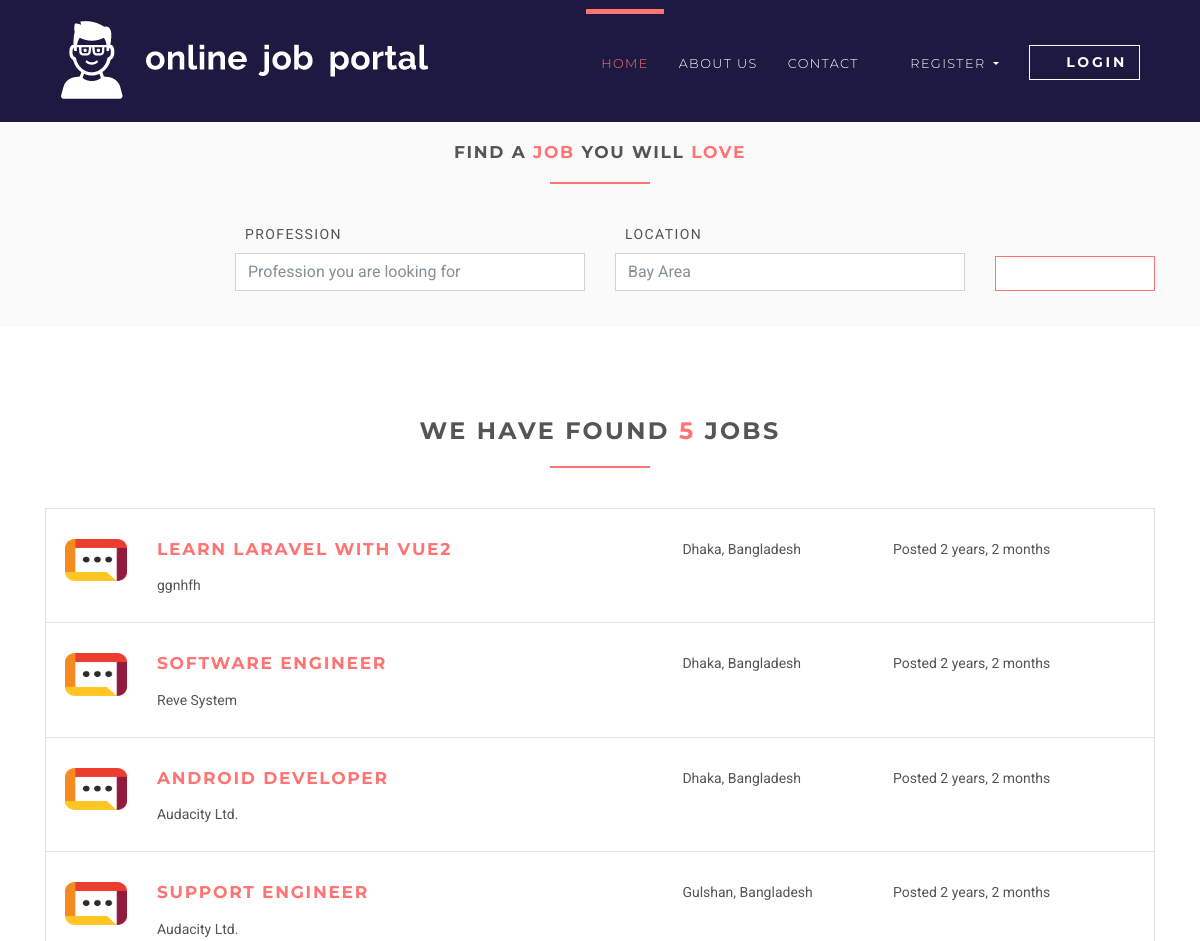
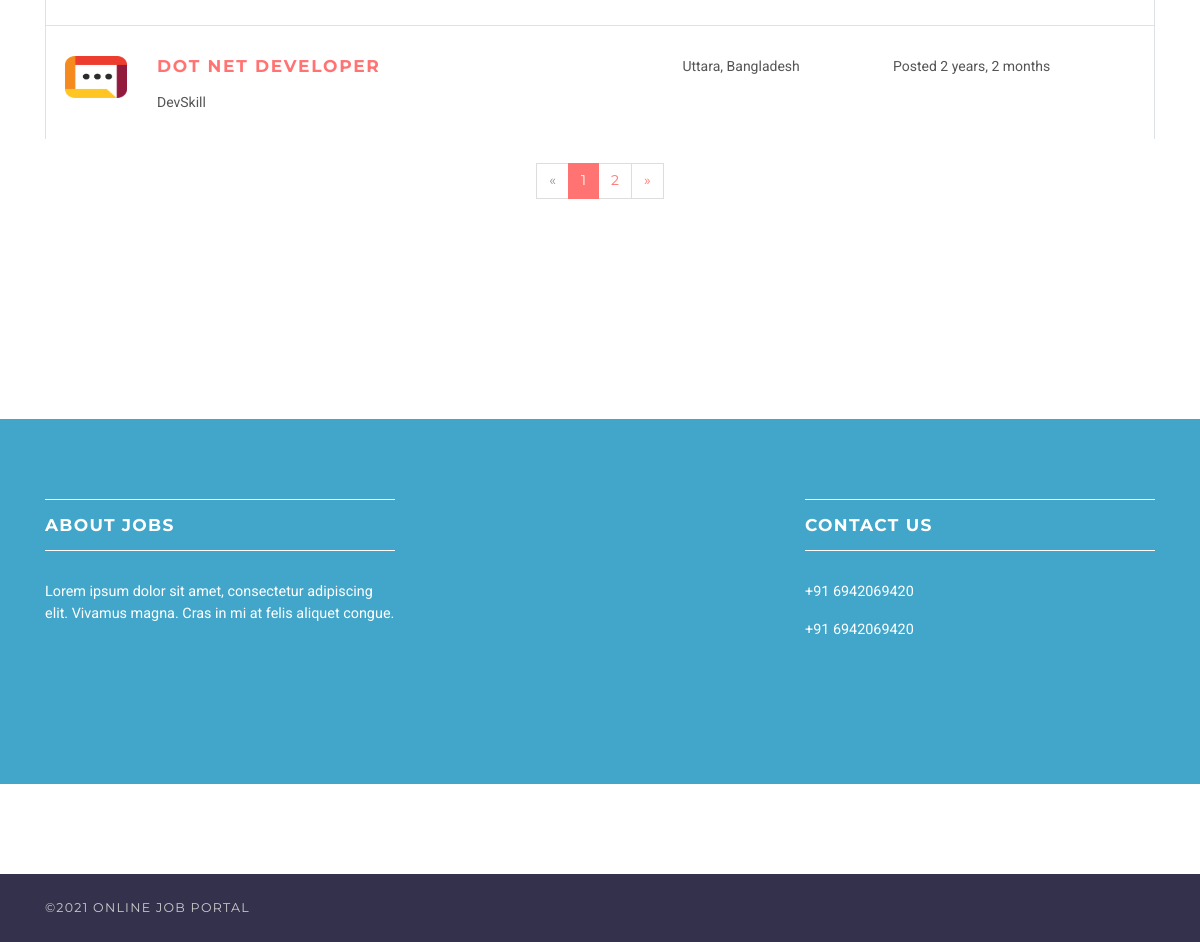
Page /jobs on the committed database (2 pictures, top to bottom).
### jobsapp/models.py (models this page shows, shortened)
class Job(models.Model):
    user = models.ForeignKey(User, on_delete=models.CASCADE)
    title = models.CharField(max_length=300)
    description = models.TextField()
    location = models.CharField(max_length=150)
    type = models.CharField(choices=JOB_TYPE, max_length=10)
    category = models.CharField(max_length=100)
    last_date = models.DateTimeField()
    company_name = models.CharField(max_length=100)
    company_description = models.CharField(max_length=300)
    website = models.CharField(max_length=100, default="")
    created_at = models.DateTimeField(default=timezone.now)
    filled = models.BooleanField(default=False)

### jobsapp/views/home.py (the view)
# urls.py: path('jobs', JobListView.as_view(), name='jobs'),
class JobListView(ListView):
    model = Job
    template_name = 'jobs/jobs.html'
    context_object_name = 'jobs'
    paginate_by = 5

### templates/jobs/jobs.html (shortened to what this page needs)
{% extends 'base.html' %}
{% load static %}
{% block content %}
    <section class="job-form-section job-form-section--compressed">
        <div class="container">
            <h4 class="heading">Find a <span class="accent">job </span> you will <span class="accent">love</span></h4>
            <form id="job-main-form" method="get" action="#" class="job-main-form">
                <div class="controls">
                    <div class="row align-items-end">
                        <div class="col-sm-1 col-lg-2"></div>
                        <div class="col-sm-5 col-lg-4 form-group">
                            <label for="profession">Profession</label>
                            <input type="text" id="profession" name="profession"
                                   placeholder="Profession you are looking for" class="form-control">
                        </div>
                        <div class="col-sm-5 col-lg-4 form-group">
                            <label for="location">Location</label>
                            <input type="text" id="location" name="location" placeholder="Any particular location?"
                                   value="Bay Area" class="form-control">
                        </div>
                        <div class="col-sm-1 col-lg-2 form-group">
                            <button type="submit" name="name"
                                    class="btn btn-outline-white-primary job-main-form__button">
                                <i class="fa fa-search"></i>
                            </button>
                        </div>
                    </div>
                </div>
            </form>
        </div>
    </section>
    <section>
        <div class="container">
            <h3 class="heading">We have found <span class="accent">{{ jobs.count }}</span> jobs</h3>
            {% for job in jobs %}
                <div class="job-listing  ">
                    <div class="row">
                        <div class="col-md-12 col-lg-6">
                            <div class="row">
                                <div class="col-2">
                                    <img src="{% static 'img/company-1.png' %}"
                                         alt="Ipsioou " class="img-fluid">
                                </div>
                                <div class="col-10">
                                    <h4 class="job__title"><a
                                            href="{% url 'jobs:jobs-detail' job.id %}">{{ job.title }}</a></h4>
                                    <p class="job__company">
                                        {{ job.company_name }}
                                    </p>
                                </div>
                            </div>
                        </div>
                        <div class="col-10 col-md-3 col-lg-2 ml-auto"><i class="fa fa-map-marker job__location"></i>
                            {{ job.location }}
                        </div>
                        <div class="col-10 col-md-3 col-lg-3 ml-auto">
                            <p>Posted {{ job.created_at|timesince }}</p>
                        </div>
                    </div>
                </div>
            {% endfor %}
            {% if is_paginated %}
                <div class="row">
                    <div class="col-md-12">
                        <nav aria-label="Page navigation example" class="d-flex justify-content-center mt-4 mb-4">
                            <ul class="pagination">
                                {% if page_obj.has_previous %}
                                    <li class="page-item">
                                        <a href="?page={{ page_obj.previous_page_number }}"
                                           class="page-link">&laquo;</a>
                                    </li>
                                {% else %}
                                    <li class="page-item disabled">
                                        <a class="page-link">&laquo;</a>
                                    </li>
                                {% endif %}
                                {% for i in page_obj.paginator.page_range %}
                                    {% if page_obj.number == i %}
                                        <li class="page-item active">
                                            <a class="page-link">{{ i }}</a>
                                        </li>
                                    {% else %}
                                        <li class="page-item">
                                            <a href="?page={{ i }}" class="page-link">{{ i }}</a>
                                        </li>
                                    {% endif %}
                                {% endfor %}
                                {% if page_obj.has_next %}
                                    <li class="page-item">
                                        <a href="?page={{ page_obj.next_page_number }}" class="page-link">&raquo;</a>
                                    </li>
                                {% else %}
                                    <li class="page-item disabled">
                                        <a class="page-link">&raquo;</a>
                                    </li>
                                {% endif %}
                            </ul>
                        </nav>
                    </div>
                </div>
            {% endif %}
        </div>
    </section>
{% endblock %}

### static/css/style.default.css (style rules this page uses)
html { height:100% }
body { height:100% }
section { position:relative;padding-top:90px;padding-bottom:90px }
button { cursor:pointer }
.heading { text-align:center;margin-bottom:40px }
.heading:after { content:" ";display:block;width:100px;height:2px;margin:20px auto 20px;background:#ff7473 }
a,button { -webkit-transition:all .2s ease-out;transition:all .2s ease-out }
a i.fa,button i.fa { margin:0 5px }
.accent { color:#ff7473 }
.job-form-section { padding:80px 0;background:#fafafa }
.job-form-section .job-main-form { margin-bottom:40px }
.job-form-section .job-main-form label { text-transform:uppercase;letter-spacing:0.1em;margin-left:10px }
.job-form-section.job-form-section--compressed { padding:20px }
.job-form-section.job-form-section--compressed .job-main-form { margin-bottom:0 }
.job-main-form__button { margin-top:15px;display:block;width:100% }
.job-listing { border:solid 1px #dee2e6;border-bottom:none;padding-top:30px;padding-bottom:10px;padding-left:19px;padding-right:15px;clear:both;-webkit-transition:all .2s ease-out;transition:all .2s ease-out }
.job__title { margin-top:0 }
.job__location { margin-right:5px;color:#868e96 }
.btn { font-weight:700;font-family:"Montserrat",Helvetica,Arial,sans-serif;border:1px solid transparent;text-transform:uppercase;letter-spacing:0.2em;padding:.375rem .75rem;font-size:.875rem;line-height:1.5;border-radius:0;-webkit-transition:background-color 0.15s ease-in-out,border-color 0.15s ease-in-out,-webkit-box-shadow 0.15s ease-in-out;transition:background-color 0.15s ease-in-out,border-color 0.15s ease-in-out,-webkit-box-shadow 0.15s ease-in-out;transition:background-color 0.15s ease-in-out,border-color 0.15s ease-in-out,box-shadow 0.15s ease-in-out;transition:background-color 0.15s ease-in-out,border-color 0.15s ease-in-out,box-shadow 0.15s ease-in-out,-webkit-box-shadow 0.15s ease-in-out }
.btn-outline-white-primary { color:#ff7473;background-color:#fff;background-image:none;border-color:#ff7473 }
body { font-family:"Roboto",Helvetica,Arial,sans-serif;font-size:.875rem;font-weight:400;line-height:1.5;color:#555;background-color:#fff }
a { color:#ff7473;text-decoration:none }
h1,h2,h3,h4,h5,h6,.h1,.h2,.h3,.h4,.box-simple h3,.box-image .name h3,.box-image-text .top .name h3,.box-image-text .top .name h4,.h5,.h6 { margin-bottom:1rem;font-family:"Montserrat",Helvetica,Arial,sans-serif;font-weight:700;line-height:1.2;color:#555;text-transform:uppercase;letter-spacing:0.1em }
h3,.h3 { font-size:1.4875rem }
h4,.h4,.box-simple h3,.box-image .name h3,.box-image-text .top .name h3,.box-image-text .top .name h4 { font-size:1.0675rem }
.page-item:first-child .page-link { border-top-left-radius:0rem;border-bottom-left-radius:0rem }
.page-item:last-child .page-link { border-top-right-radius:0rem;border-bottom-right-radius:0rem }
.page-item.active .page-link { color:#fff;background-color:#ff7473;border-color:#ff7473 }
.page-item.disabled .page-link { color:#868e96;background-color:#fff;border-color:#ddd }
.page-link { padding:.5rem .75rem;line-height:1.25;color:#ff7473;background-color:#fff;border:1px solid #ddd;font-family:"Montserrat",Helvetica,Arial,sans-serif }
.form-control { padding:.375rem .75rem;font-size:1rem;line-height:1.5;color:#868e96;background-color:#fff;border:1px solid #ced4da;border-radius:0;-webkit-transition:border-color ease-in-out 0.15s,-webkit-box-shadow ease-in-out 0.15s;transition:border-color ease-in-out 0.15s,-webkit-box-shadow ease-in-out 0.15s;transition:border-color ease-in-out 0.15s,box-shadow ease-in-out 0.15s;transition:border-color ease-in-out 0.15s,box-shadow ease-in-out 0.15s,-webkit-box-shadow ease-in-out 0.15s }
.form-control::placeholder { color:#868e96 }

### rows in the picture
Job: title "LEARN LARAVEL WITH VUE2", company_name "ggnhfh", location "Dhaka, Bangladesh", created_at "2 years, 2 months"
Job: title "SOFTWARE ENGINEER", company_name "Reve System", location "Dhaka, Bangladesh", created_at "2 years, 2 months"
Job: title "ANDROID DEVELOPER", company_name "Audacity Ltd.", location "Dhaka, Bangladesh", created_at "2 years, 2 months"
Job: title "SUPPORT ENGINEER", company_name "Audacity Ltd.", location "Gulshan, Bangladesh", created_at "2 years, 2 months"
Job: title "DOT NET DEVELOPER", company_name "DevSkill", location "Uttara, Bangladesh", created_at "2 years, 2 months"

### other values in the picture
{{ jobs.count }} "5"
{{ i }} "1"
{{ i }} "2"
